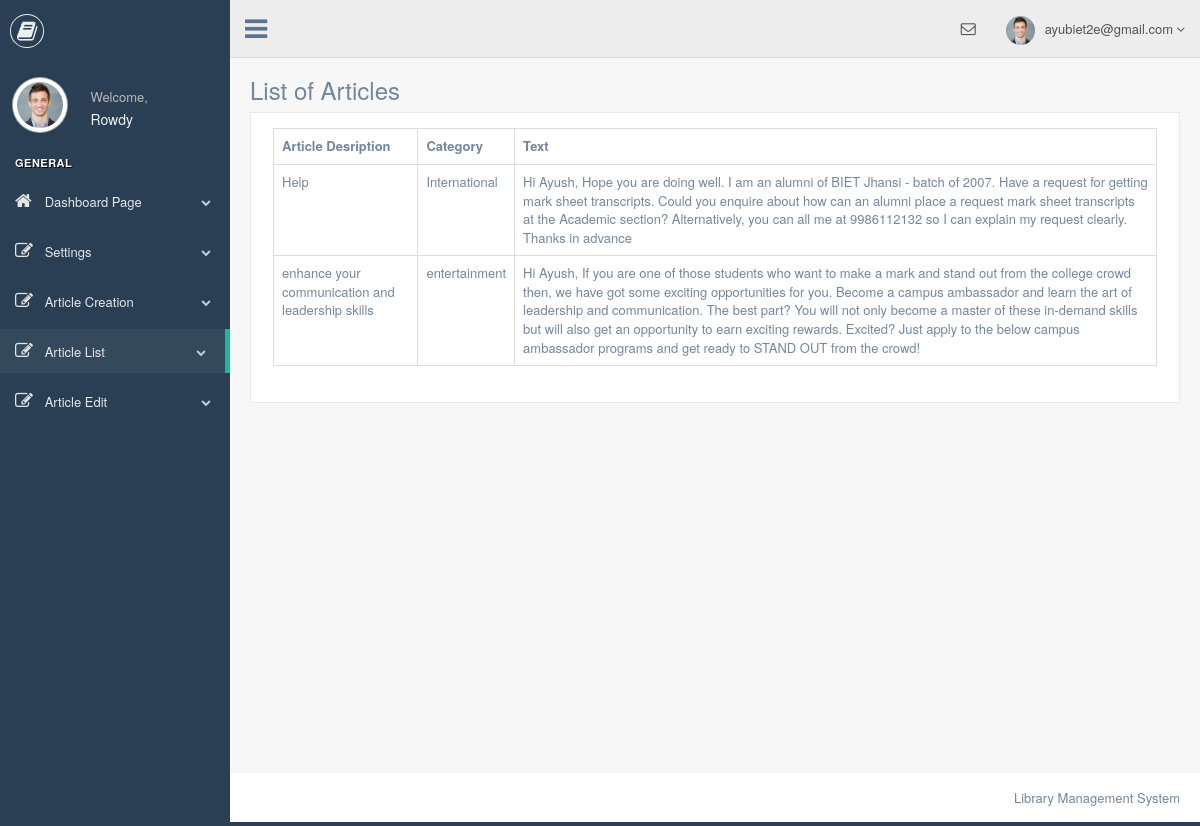
The page /article_list.php (signed in) on the database its author committed.
### tables this page shows
CREATE TABLE `article_create` (
  `id` int(11) NOT NULL,
  `article_description` varchar(5000) NOT NULL,
  `article_category` varchar(5000) NOT NULL,
  `textarea` varchar(10000) NOT NULL
);

### article_list.php (the view, shortened to what this page needs)
<?php
include "header.php";
include "connection.php";
?>
        <div class="right_col" role="main">
            <div class="">
                <div class="page-title">
                    <div class="title_left">
                        <h3>List of Articles</h3>
                    </div>
                    <div class="title_right">
                        <div class="col-md-5 col-sm-5 col-xs-12 form-group pull-right top_search">
                        </div>
                    </div>
                </div>
                <div class="clearfix"></div>
                <div class="row" style="min-height:500px">
                    <div class="col-md-12 col-sm-12 col-xs-12">
                        <div class="x_panel">
                            <div class="x_content">
<?php
echo "<table class='table table-bordered'>";
echo "<tr>";
   echo "<th>";echo "Article Desription";  echo "</th>";
   echo "<th>";echo "Category";  echo "</th>";
   echo "<th>";echo "Text";  echo "</th>";
echo "</tr>";
 $sql = "select * from article_create";
$result = $conn->query($sql);
  while($row=$result->fetch_array())
  {
    echo "<tr>";
       echo "<td>";echo $row['article_description'];  echo "</td>";
       echo "<td>";echo $row['article_category'];  echo "</td>";
       echo "<td>";echo $row['textarea'];  echo "</td>";
    echo "</tr>";
  }
echo "</table>";
?>
                            </div>
                        </div>
                    </div>
                </div>
            </div>
        </div>
<?php
include "footer.php";
?>

### rows shown on the page
article_create: article_description "Help", article_category "International", textarea "Hi Ayush, Hope you are doing well. I am an alumni of BIET Jhansi - batch of 2007. Have a request for getting mark sheet transcripts. Could you enquire about how can an alumni place a request mark sheet transcripts at the Academic section? Alternatively, you can all me at 9986112132 so I can explain my request clearly. Thanks in advance"
article_create: article_description "enhance your communication and leadership skills", article_category "entertainment", textarea "Hi Ayush, If you are one of those students who want to make a mark and stand out from the college crowd then, we have got some exciting opportunities for you. Become a campus ambassador and learn the art of leadership and communication. The best part? You will not only become a master of these in-demand skills but will also get an opportunity to earn exciting rewards. Excited? Just apply to the below campus ambassador programs and get ready to STAND OUT from the crowd!"

### other values the page prints
$_SESSION['email'] "ayubiet2e@gmail.com"
